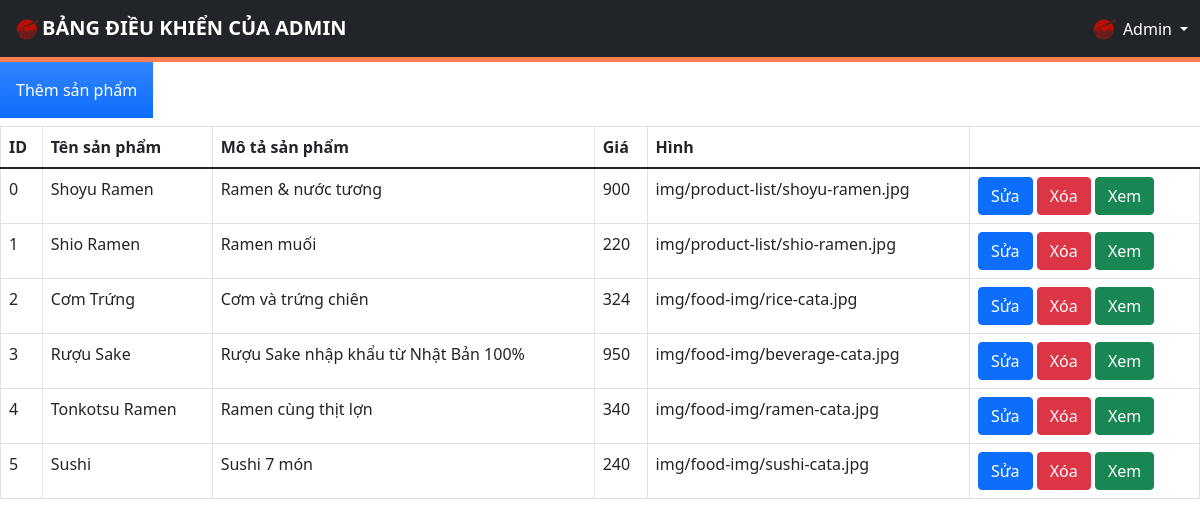
/admin/productManagement.php, run on the app's committed database.
### tables this page shows
CREATE TABLE `product` (
  `id` int(10) UNSIGNED NOT NULL,
  `name` varchar(100) NOT NULL,
  `description` text NOT NULL,
  `price` float UNSIGNED NOT NULL,
  `img_path` text NOT NULL
);

### admin/productManagement.php (the view, shortened to what this page needs)
<!DOCTYPE html>
<html lang="en">
<head>
  <link href="https://cdnjs.cloudflare.com/ajax/libs/font-awesome/5.9.0/css/all.min.css" rel="stylesheet">
  <link href="https://cdn.jsdelivr.net/npm/bootstrap@5.1.3/dist/css/bootstrap.min.css" rel="stylesheet">
  <link rel="stylesheet" href="admin-styles/styles.css">
</head>
<body>
  <div>
    <?php $IPATH = $_SERVER["DOCUMENT_ROOT"]."/btl-web/admin/";
    include($IPATH."navbar.php");?>
  </div>
    <form method="post" action="productManagement.php">
      <a href="newProduct.php"><input type="button" class="p-3 mb-2 bg-primary bg-gradient text-white" value="Thêm sản phẩm"></a>
    </form>
    <?php
      include('../config/config.php');
      echo "<table class='table table-bordered'>
              <tr>
                  <th>ID</th>
                  <th>Tên sản phẩm</th>
                  <th>Mô tả sản phẩm</th>
                  <th>Giá</th>
                  <th>Hình</th>
              </tr>
              <tbody>";
      $sql = "SELECT * from product";
      $result = $conn->query($sql);
      if ($result->num_rows > 0) {
        while ($row = $result->fetch_assoc()) {
          $id = $row['id'];
          $name = $row['name'];
          $description = $row['description'];
          $price = $row['price'];
          $img_path = $row['img_path'];
          echo "<tr>
                  <td>" . $id . "</td>
                  <td>" . $name . "</td>
                  <td>" . $description . "</td>
                  <td>" . $price . "</td>
                  <td>" . $img_path . "</td>
                  <td>
                    <a href='editProduct.php?id=$id&name=$name&description=$description&price=$price&img_path=$img_path'
                      class='btn btn-primary m-r-1em' name='edit'>Sửa</a>
                    <a href='deleteProduct.php?id=$id' class='btn btn-danger'>Xóa</a>
                    <a href='../productInfo.php?id=$id' class='btn btn-success'>Xem</a>
                  </td>
                </tr>";
        }
        echo "</tbody></table>";
      }
    ?>
</body>
</html>

### admin/admin-styles/styles.css (style rules this page uses)
:root { --color: #e74c3c; --border: 5px solid #e74c3c; --gray: #57606f; --bg: rgba(255, 255, 255, 0.3); }

### admin/admin-styles/adminButton.css (style rules this page uses)
* { margin: 0; padding: 0; box-sizing: border-box; outline: none; border: none; text-decoration: none; transition: 0.2s linear; }
:root { --color: #ff7f50; --border: 5px solid #ff7f50; --gray: #57606f; --bg: rgba(255, 255, 255, 0.3); }

### data on the page
product: id "0", name "Shoyu Ramen", description "Ramen & nước tương", price "900", img_path "img/product-list/shoyu-ramen.jpg"
product: id "1", name "Shio Ramen", description "Ramen muối", price "220", img_path "img/product-list/shio-ramen.jpg"
product: id "2", name "Cơm Trứng", description "Cơm và trứng chiên", price "324", img_path "img/food-img/rice-cata.jpg"
product: id "3", name "Rượu Sake", description "Rượu Sake nhập khẩu từ Nhật Bản 100%", price "950", img_path "img/food-img/beverage-cata.jpg"
product: id "4", name "Tonkotsu Ramen", description "Ramen cùng thịt lợn", price "340", img_path "img/food-img/ramen-cata.jpg"
product: id "5", name "Sushi", description "Sushi 7 món", price "240", img_path "img/food-img/sushi-cata.jpg"
